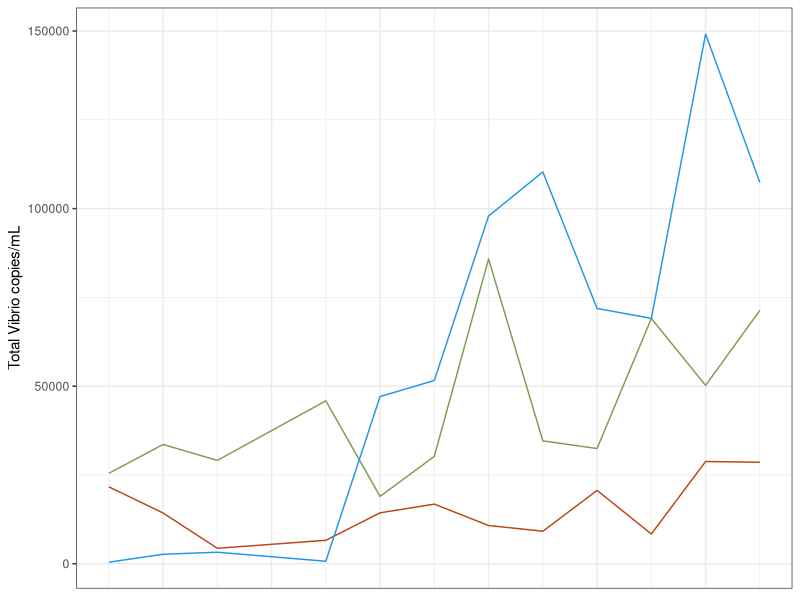
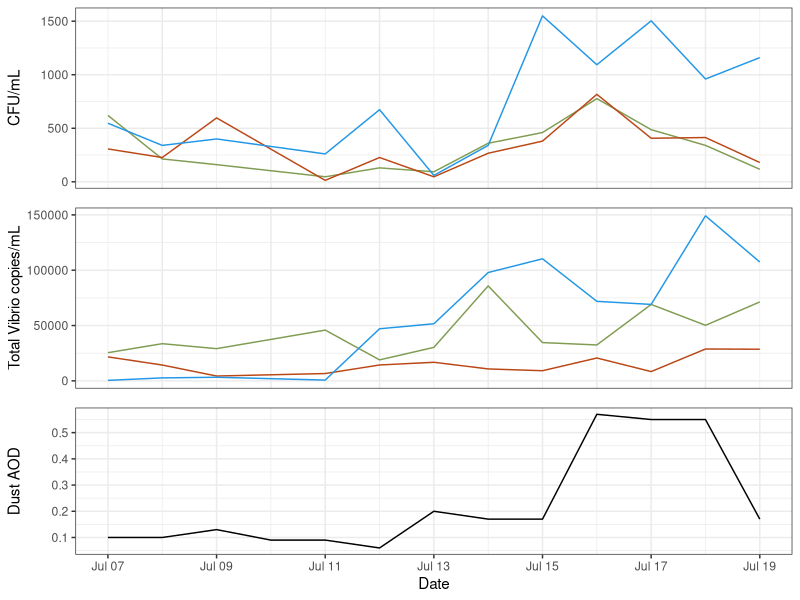
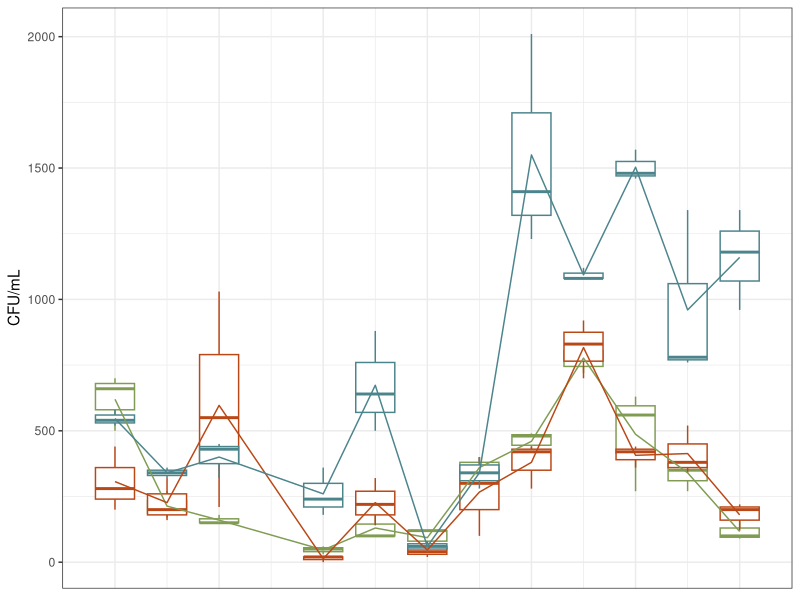
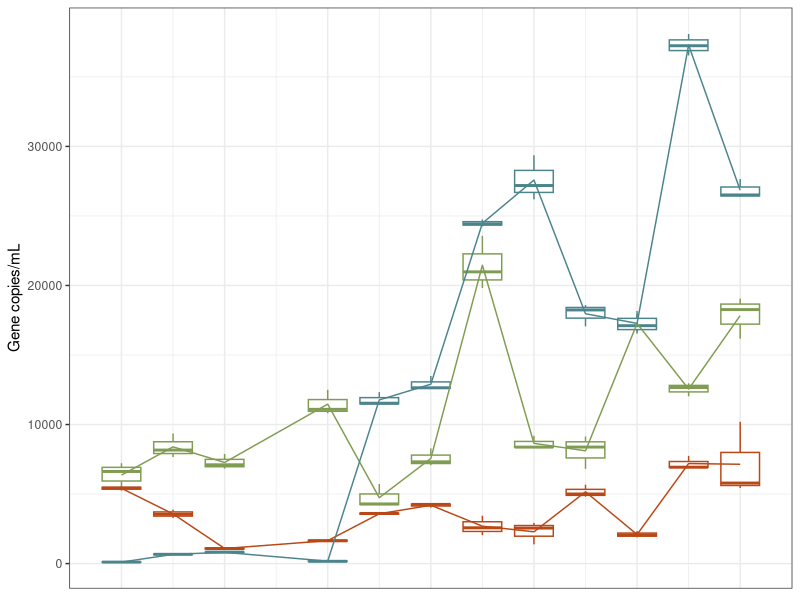
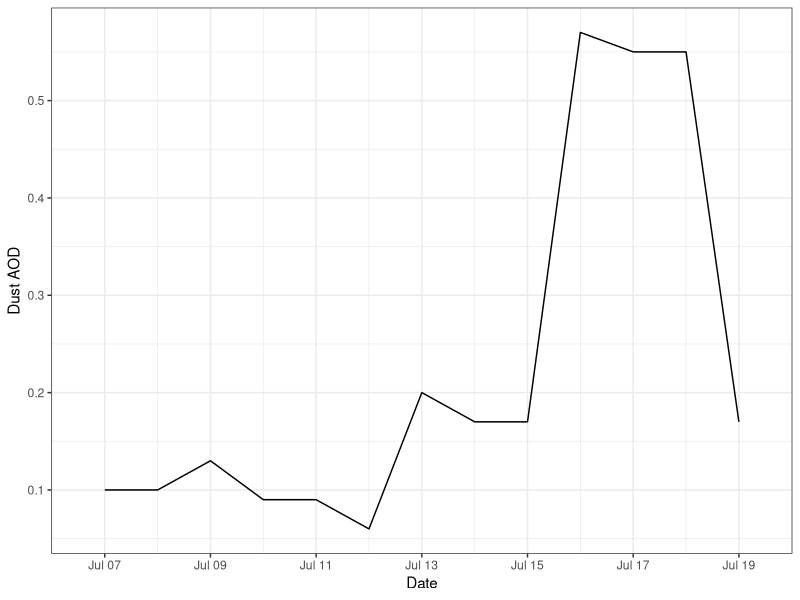
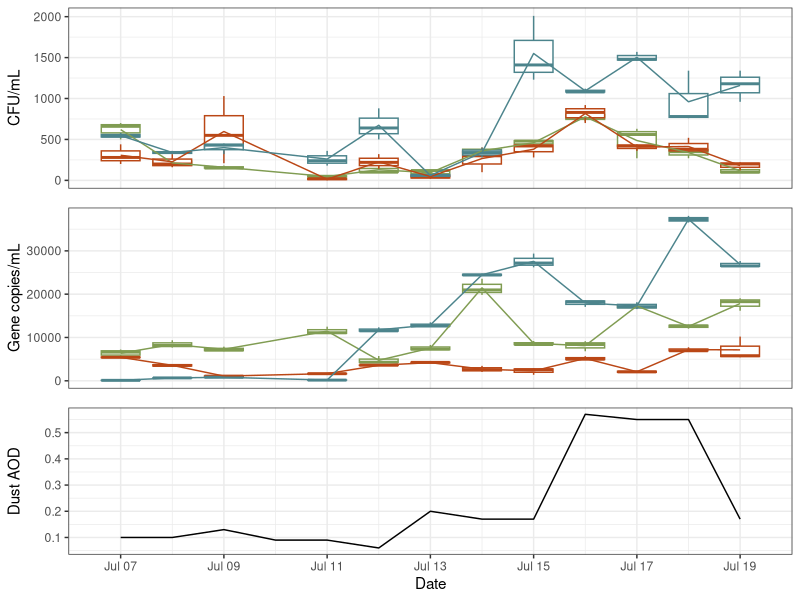
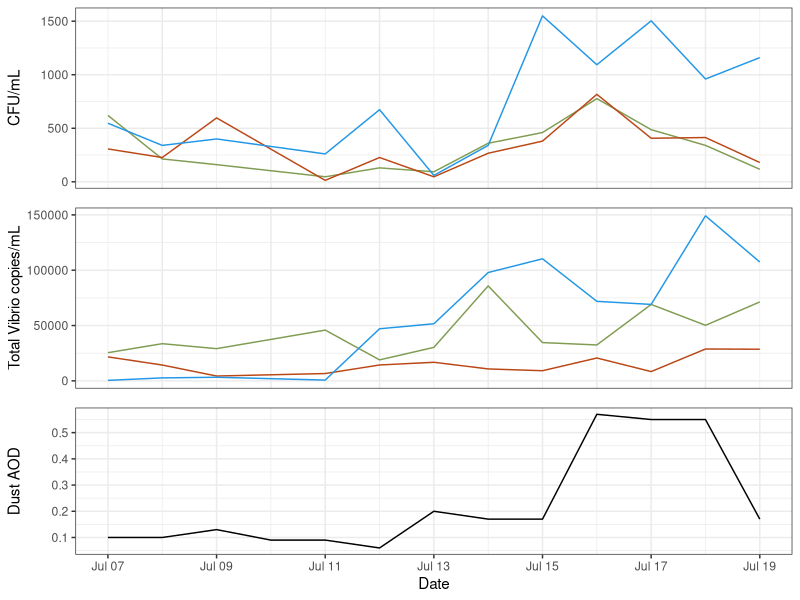
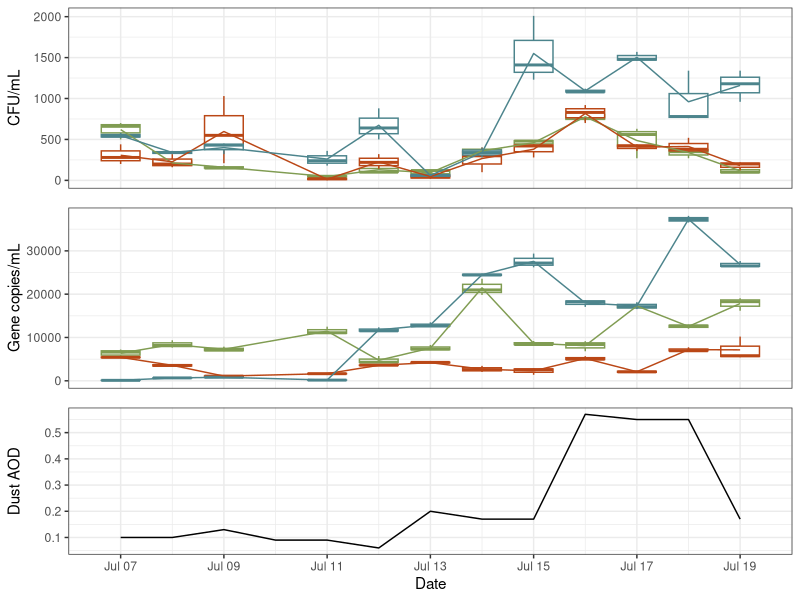

Write the R code that produced these figures, in order.
## ---- chunk 1
library(tidyverse)
library(here)
library(ggpubr)
library(cowplot)
## ---- chunk 2
dust<- read_csv(here("data", "processed_data", "dust", "dust_master.csv"))
data<- read_csv(here("data", "processed_data", "tx_master.csv"))
## ---- chunk 3
data<-
  data %>%
  filter(Type %in% "Daily",
         hr_cst %in% "01") %>%
  dplyr::select(copies_mL, cfu_tot, site, date)
## ---- chunk 4
cfu<-
  data %>%
  ggplot() + 
  geom_line(
    aes(x = date,
        y = cfu_tot,
        color = site)) +
  theme(axis.text.x = element_text(angle = 45, hjust = 1))+
  scale_color_manual(values = c("Blind Oso" = "#809C52",
                                "Canals" = "#ba4716",
                                "Gulf" = "4c848c")) +
  theme_bw() +
  labs(x = "Date",
       y = "CFU/mL")+
  theme(axis.title.x = element_blank(),
        axis.text.x = element_blank(),
        axis.ticks.x = element_blank(),
        legend.position = "none")
## ---- chunk 5
vib<-
  data %>%
  ggplot() + 
  geom_line(
    aes(x = date,
        y = copies_mL,
        color = site)) +
 #facet_wrap(~site)+
  theme(axis.text.x = element_text(angle = 45, hjust = 1))+
  scale_color_manual(values = c("Blind Oso" = "#809C52",
                                "Canals" = "#ba4716",
                                "Gulf" = "4c848c")) +
  theme_bw() +
  labs(y = "Total Vibrio copies/mL")+
  theme(axis.title.x = element_blank(),
        axis.text.x = element_blank(),
        axis.ticks.x = element_blank(),
        legend.position = "none")
vib
## ---- chunk 6
d<- 
  dust %>%
  filter(between(date, as.Date('2022-07-07'),  as.Date('2022-07-19'))) %>%
  ggplot()+ geom_line(
    aes(x = date,
        y = t7sum)) +
  theme_bw() +
  scale_x_date(date_breaks = "2 day", date_labels = "%b %d")+
  labs(x = "Date",
       y = "Dust AOD")
## ---- chunk 7
master_fig<-
  ggarrange(cfu,vib,d,
            nrow = 3,
            ncol = 1,
            align = "v")

master_fig

ggsave(here("results", "plots", "dust_cfu_total.png" ))
## ---- chunk 8
cfu<- read_csv(here('data', 'processed_data', 'cfu', 'cfu_anova.csv'))
copies<- read_csv(here("data", "processed_data",  "ANOVA Data", "daily_anova_data.csv"))
dust<- read_csv(here("data", "processed_data", "dust", "dust_master.csv"))

## ---- chunk 9
cfu<-
  cfu %>%
  filter(between(date, as.Date("2022-07-07") , as.Date("2022-07-19")))%>%
  mutate(site = recode(site, 
                       "BO" = "Blind Oso",
                       "C2" = "Canals",
                       "RD" = "Gulf"))
## ---- chunk 10
  cf<-
    cfu %>%
  ggplot() + geom_boxplot(
    aes(x = date,
        y = cfu_mL,
        color= site,
        group = interaction(date, site)),
        position = "identity") +
  theme_bw()+
  theme(axis.title.x = element_blank(),
        axis.text.x = element_blank(),
        axis.ticks.x = element_blank(),
        legend.position = "none",
        legend.background = element_rect(fill = "lightblue",
                                         size = 0.5,
                                         linetype = "solid",
                                         colour = "darkblue"),
        legend.key.size = unit(0.1, 'cm')) +
  scale_x_date(breaks = "2 day", date_labels = "%b %d")+
  labs(x = "Date",
       y = "CFU/mL",
       color = "Site") +
  scale_color_manual(values = c("Blind Oso" = "#809C52",
                                "Canals" = "#ba4716",
                                "Gulf" = "#4c848c"))+
    
stat_summary(fun=mean, geom="line", 
             aes(x = date, 
                 y = cfu_mL,
                 group=site, 
                 color = site))  
  
  cf
## ---- chunk 11
cop<-
  copies %>%
  ggplot() + geom_boxplot(
    aes(x = date,
        y = copies_mL,
        color= site,
        group = interaction(date, site)),
        position = "identity") +
  theme_bw()+
  labs(x = "Date",
       y = "Gene copies/mL") +
  theme(axis.title.x = element_blank(),
        axis.text.x = element_blank(),
        axis.ticks.x = element_blank(),
        legend.position = "none")+
  scale_x_date(breaks = "2 day", date_labels = "%b %d")+
  scale_color_manual(values = c("BO" = "#809C52",
                                "C2" = "#ba4716",
                                "RD" = "#4c848c"))+


#(aes(x=as.Date('2022-07-12'),xend=as.Date('2022-07-18'),y=154323
#,yend=154323), color = "#4c848c", size = 2)+
#annotate("text", x = as.Date('2022-07-15'), y =155000, label = "***", color = "#4c848c", fontface="bold", size = 7)+

#geom_segment(aes(x=as.Date('2022-07-12'),xend=as.Date('2022-07-14'),y=90000
#,yend=90000), color = "#809C52", size = 2)+
#annotate("text", x = as.Date('2022-07-13'), y =91000, label = "***", color = "#809C52", fontface="bold", size = 7)+
  
stat_summary(fun=mean, geom="line", 
             aes(x = date, 
                 y = copies_mL,
                 group=site, 
                 color = site)) 
cop
## ---- chunk 12
du<- 
  dust %>%
  filter(between(date, as.Date('2022-07-07'),  as.Date('2022-07-19'))) %>%
  
  ggplot()+ geom_boxplot(
    aes(x = date,
        y = t7sum,
        group = date), 
    position = "identity",
    size = 0) +
  theme_bw() +
  scale_x_date(date_breaks = "2 day", date_labels = "%b %d")+
  labs(x = "Date",
       y = "Dust AOD") +
  
geom_line(
  aes(
    x = date,
    y = t7sum
  )
)

du
## ---- chunk 13
master_box<-
plot_grid(cf,cop,du,
            nrow = 3,
            ncol = 1,
          align = "v",
          axis = "b")

master_box

ggsave(here("results", "plots", "dust_cfu_total_boxplots.png" ))
